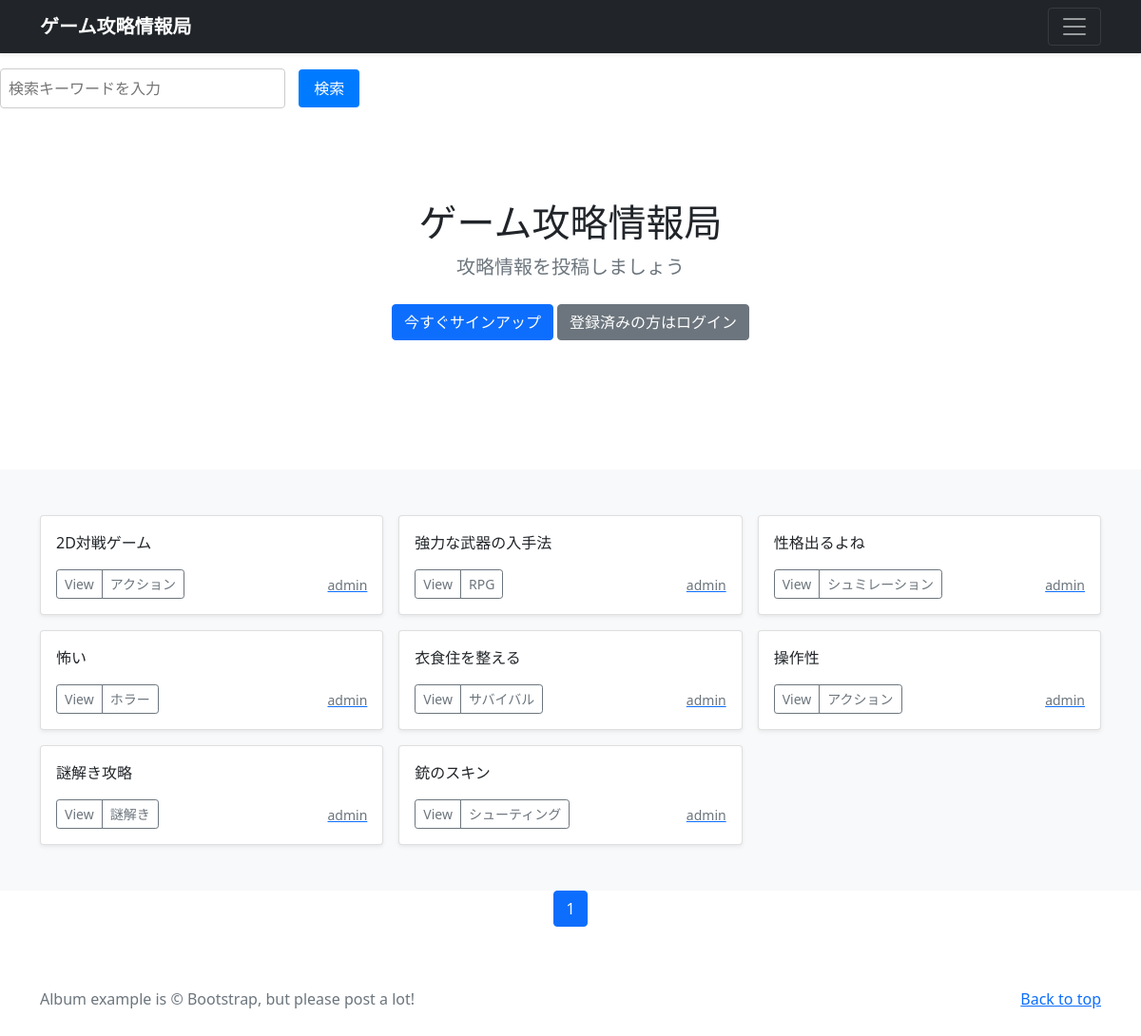
/user-list/1, run on the app's committed database.
### kouryaku/models.py (models this page shows, shortened)
class KouryakuPost(models.Model):
    user = models.ForeignKey(CustomUser, verbose_name='ユーザー', on_delete=models.CASCADE)
    category = models.ForeignKey(Category, verbose_name='カテゴリ', on_delete=models.PROTECT)
    title = models.CharField(verbose_name='タイトル', max_length=200)
    comment = models.TextField(verbose_name='コメント')
    image1 = models.ImageField(
        verbose_name='イメージ1',
        upload_to='kouryakus',
        blank=True,
        null=True)
    posted_at = models.DateTimeField(verbose_name='投稿日時', auto_now_add=True)

class Category(models.Model):
    title = models.CharField(
        verbose_name='カテゴリ',
        max_length=20)

### accounts/models.py (models this page shows)
class CustomUser(AbstractUser):
    pass

### kouryaku/views.py (the view)
# urls.py: path('user-list/<int:user>',views.UserView.as_view(),name = 'user_list'),
class UserView(ListView):
    template_name = "index.html"
    paginate_by = 9
    def get_queryset(self):
        user_id = self.kwargs["user"]
        user_list = KouryakuPost.objects.filter(user=user_id).order_by("-posted_at")
        return user_list

### kouryaku/templates/index.html (shortened to what this page needs)
{% extends 'base.html' %}
  {% block contents %}
  {% include "kensaku.html" %}
  {% include "kouryakus_title.html" %}
  {% include "kouryakus_list.html" %}
  {% include "pagenation.html" %}
  {% endblock %}

### kouryaku/templates/kouryakus_list.html (shortened to what this page needs)
  <div class="album py-5 bg-light">
    <div class="container">
      <div class="row row-cols-1 row-cols-sm-2 row-cols-md-3 g-3">
        {% for record in object_list %}
        <div class="col">
          <div class="card shadow-sm">
            <div class="card-body">
              <p class="card-text">
                {{record.title}}
              </p>
              <div class="d-flex justify-content-between align-items-center">
                <div class="btn-group">
                  <button type="button" class="btn btn-sm btn-outline-secondary"onclick="location.href='{% url 'kouryaku:kouryaku_detail' record.pk %}'">View</button>
                  <button type="button" class="btn btn-sm btn-outline-secondary"onclick="location.href='{% url 'kouryaku:kouryakus_cat' category=record.category.id %}'">{{record.category.title}}</button>
                </div>
                  <a href="{% url 'kouryaku:user_list' user=record.user.id %}">
                    <small class="text-muted">{{record.user.username}}</small>
                  </a>
              </div>
            </div>
          </div>
        </div>
        {% endfor %}
      </div>
    </div>
  </div>

### data on the page
KouryakuPost: title "2D対戦ゲーム", category "アクション", user.username "admin"
KouryakuPost: title "強力な武器の入手法", category "RPG", user.username "admin"
KouryakuPost: title "性格出るよね", category "シュミレーション", user.username "admin"
KouryakuPost: title "怖い", category "ホラー", user.username "admin"
KouryakuPost: title "衣食住を整える", category "サバイバル", user.username "admin"
KouryakuPost: title "操作性", category "アクション", user.username "admin"
KouryakuPost: title "謎解き攻略", category "謎解き", user.username "admin"
KouryakuPost: title "銃のスキン", category "シューティング", user.username "admin"

### other printed values
{{ num }} "1"
